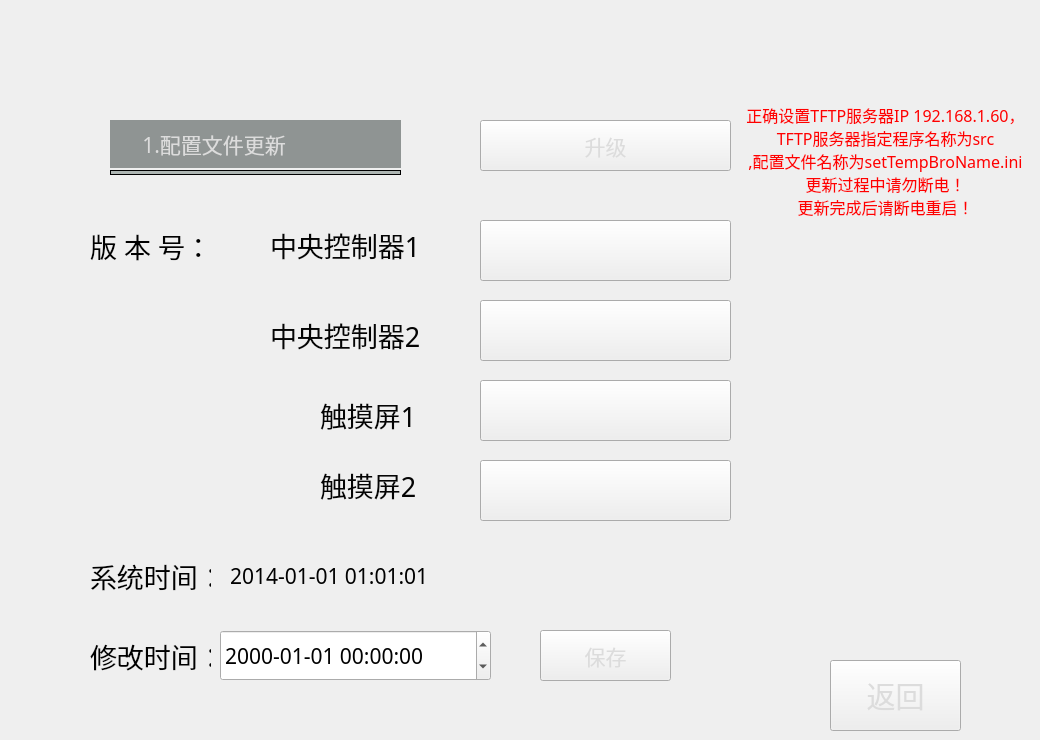
   <widget class="QWidget" name="tab_system_message">
    <property name="styleSheet">
     <string notr="true">QWidget#tab_system_message
{
	background-color: rgb(173, 181, 178);
}</string>
    </property>
    <attribute name="title">
     <string>页</string>
    </attribute>
    <widget class="QLabel" name="system_pisc">
     <property name="geometry">
      <rect>
       <x>270</x>
       <y>220</y>
       <width>171</width>
       <height>51</height>
      </rect>
     </property>
     <property name="font">
      <font>
       <family>黑体</family>
       <pointsize>20</pointsize>
       <weight>50</weight>
       <bold>false</bold>
      </font>
     </property>
     <property name="styleSheet">
      <string notr="true">
color: rgb(4, 4, 4);</string>
     </property>
     <property name="text">
      <string>&lt;html&gt;&lt;head/&gt;&lt;body&gt;&lt;p&gt;中央控制器1&lt;/p&gt;&lt;/body&gt;&lt;/html&gt;</string>
     </property>
    </widget>
    <widget class="QPushButton" name="pushButton_system_message_back">
     <property name="geometry">
      <rect>
       <x>830</x>
       <y>660</y>
       <width>131</width>
       <height>71</height>
      </rect>
     </property>
     <property name="font">
      <font>
       <family>黑体</family>
       <pointsize>22</pointsize>
       <weight>50</weight>
       <bold>false</bold>
      </font>
     </property>
     <property name="styleSheet">
      <string notr="true">QPushButton
{
	border-image: url(:/button_normal.png);
	color: rgb(220, 220, 220);
}

QPushButton::pressed
{
	color: rgb(220, 220, 220);
	border-image: url(:/yellow_square.png);
}</string>
     </property>
     <property name="text">
      <string>返回</string>
     </property>
    </widget>
    <widget class="QPushButton" name="lineEdit_system_pisc">
     <property name="geometry">
      <rect>
       <x>480</x>
       <y>220</y>
       <width>251</width>
       <height>61</height>
      </rect>
     </property>
     <property name="font">
      <font>
       <family>黑体</family>
       <pointsize>24</pointsize>
       <weight>50</weight>
       <bold>false</bold>
      </font>
     </property>
     <property name="styleSheet">
      <string notr="true">QPushButton
{
	border-image: url(:/button_normal.png);
	color: rgb(220, 220, 220);
}</string>
     </property>
     <property name="text">
      <string/>
     </property>
     <property name="flat">
      <bool>false</bool>
     </property>
    </widget>
    <widget class="QLabel" name="system_pisc_2">
     <property name="geometry">
      <rect>
       <x>270</x>
       <y>310</y>
       <width>171</width>
       <height>51</height>
      </rect>
     </property>
     <property name="font">
      <font>
       <family>黑体</family>
       <pointsize>20</pointsize>
       <weight>50</weight>
       <bold>false</bold>
      </font>
     </property>
     <property name="styleSheet">
      <string notr="true">
color: rgb(4, 4, 4);</string>
     </property>
     <property name="text">
      <string>&lt;html&gt;&lt;head/&gt;&lt;body&gt;&lt;p&gt;中央控制器2&lt;/p&gt;&lt;/body&gt;&lt;/html&gt;</string>
     </property>
    </widget>
    <widget class="QPushButton" name="lineEdit_system_pisc_2">
     <property name="geometry">
      <rect>
       <x>480</x>
       <y>300</y>
       <width>251</width>
       <height>61</height>
      </rect>
     </property>
     <property name="font">
      <font>
       <family>黑体</family>
       <pointsize>24</pointsize>
       <weight>50</weight>
       <bold>false</bold>
      </font>
     </property>
     <property name="styleSheet">
      <string notr="true">QPushButton
{
	border-image: url(:/button_normal.png);
	color: rgb(220, 220, 220);
}</string>
     </property>
     <property name="text">
      <string/>
     </property>
     <property name="flat">
      <bool>false</bool>
     </property>
    </widget>
    <widget class="QLabel" name="system_pisc_3">
     <property name="geometry">
      <rect>
       <x>320</x>
       <y>390</y>
       <width>111</width>
       <height>51</height>
      </rect>
     </property>
     <property name="font">
      <font>
       <family>黑体</family>
       <pointsize>20</pointsize>
       <weight>50</weight>
       <bold>false</bold>
      </font>
     </property>
     <property name="styleSheet">
      <string notr="true">
color: rgb(4, 4, 4);</string>
     </property>
     <property name="text">
      <string>&lt;html&gt;&lt;head/&gt;&lt;body&gt;&lt;p&gt;触摸屏1&lt;/p&gt;&lt;/body&gt;&lt;/html&gt;</string>
     </property>
    </widget>
    <widget class="QPushButton" name="lineEdit_system_pisc_3">
     <property name="geometry">
      <rect>
       <x>480</x>
       <y>380</y>
       <width>251</width>
       <height>61</height>
      </rect>
     </property>
     <property name="font">
      <font>
       <family>黑体</family>
       <pointsize>24</pointsize>
       <weight>50</weight>
       <bold>false</bold>
      </font>
     </property>
     <property name="styleSheet">
      <string notr="true">QPushButton
{
	border-image: url(:/button_normal.png);
	color: rgb(220, 220, 220);
}</string>
     </property>
     <property name="text">
      <string/>
     </property>
     <property name="flat">
      <bool>false</bool>
     </property>
    </widget>
    <widget class="QLabel" name="system_pisc_4">
     <property name="geometry">
      <rect>
       <x>320</x>
       <y>460</y>
       <width>121</width>
       <height>51</height>
      </rect>
     </property>
     <property name="font">
      <font>
       <family>黑体</family>
       <pointsize>20</pointsize>
       <weight>50</weight>
       <bold>false</bold>
      </font>
     </property>
     <property name="styleSheet">
      <string notr="true">
color: rgb(4, 4, 4);</string>
     </property>
     <property name="text">
      <string>&lt;html&gt;&lt;head/&gt;&lt;body&gt;&lt;p&gt;触摸屏2&lt;/p&gt;&lt;/body&gt;&lt;/html&gt;</string>
     </property>
    </widget>
    <widget class="QPushButton" name="lineEdit_system_pisc_4">
     <property name="geometry">
      <rect>
       <x>480</x>
       <y>460</y>
       <width>251</width>
       <height>61</height>
      </rect>
     </property>
     <property name="font">
      <font>
       <family>黑体</family>
       <pointsize>24</pointsize>
       <weight>50</weight>
       <bold>false</bold>
      </font>
     </property>
     <property name="styleSheet">
      <string notr="true">QPushButton
{
	border-image: url(:/button_normal.png);
	color: rgb(220, 220, 220);
}</string>
     </property>
     <property name="text">
      <string/>
     </property>
     <property name="flat">
      <bool>false</bool>
     </property>
    </widget>
    <widget class="QLabel" name="label_systime_title">
     <property name="geometry">
      <rect>
       <x>90</x>
       <y>560</y>
       <width>121</width>
       <height>31</height>
      </rect>
     </property>
     <property name="font">
      <font>
       <family>黑体</family>
       <pointsize>20</pointsize>
      </font>
     </property>
     <property name="styleSheet">
      <string notr="true"/>
     </property>
     <property name="text">
      <string>系统时间：</string>
     </property>
    </widget>
    <widget class="QLabel" name="label_systime_change">
     <property name="geometry">
      <rect>
       <x>90</x>
       <y>640</y>
       <width>121</width>
       <height>31</height>
      </rect>
     </property>
     <property name="font">
      <font>
       <family>黑体</family>
       <pointsize>20</pointsize>
      </font>
     </property>
     <property name="styleSheet">
      <string notr="true"/>
     </property>
     <property name="text">
      <string>修改时间：</string>
     </property>
    </widget>
    <widget class="QDateTimeEdit" name="dateTimeEdit">
     <property name="geometry">
      <rect>
       <x>220</x>
       <y>630</y>
       <width>271</width>
       <height>51</height>
      </rect>
     </property>
     <property name="font">
      <font>
       <family>宋体</family>
       <pointsize>16</pointsize>
      </font>
     </property>
     <property name="displayFormat">
      <string notr="true">yyyy-MM-dd HH:mm:ss</string>
     </property>
    </widget>
    <widget class="QLabel" name="label_systime_2">
     <property name="geometry">
      <rect>
       <x>230</x>
       <y>560</y>
       <width>221</width>
       <height>31</height>
      </rect>
     </property>
     <property name="font">
      <font>
       <family>黑体</family>
       <pointsize>16</pointsize>
      </font>
     </property>
     <property name="styleSheet">
      <string notr="true"/>
     </property>
     <property name="text">
      <string>2014-01-01 01:01:01</string>
     </property>
    </widget>
    <widget class="QPushButton" name="pushButton_set_datetime">
     <property name="geometry">
      <rect>
       <x>540</x>
       <y>630</y>
       <width>131</width>
       <height>51</height>
      </rect>
     </property>
     <property name="font">
      <font>
       <family>微软雅黑</family>
       <pointsize>16</pointsize>
      </font>
     </property>
     <property name="styleSheet">
      <string notr="true">QPushButton
{
	border-image: url(:/button_normal.png);
	color: rgb(220, 220, 220);
}

QPushButton::pressed
{
	color: rgb(220, 220, 220);
	border-image: url(:/yellow_square.png);
}</string>
     </property>
     <property name="text">
      <string>保存</string>
     </property>
    </widget>
    <widget class="QLabel" name="label_version_title">
     <property name="geometry">
      <rect>
       <x>90</x>
       <y>230</y>
       <width>121</width>
       <height>31</height>
      </rect>
     </property>
     <property name="font">
      <font>
       <family>黑体</family>
       <pointsize>20</pointsize>
      </font>
     </property>
     <property name="styleSheet">
      <string notr="true"/>
     </property>
     <property name="text">
      <string>版 本 号：</string>
     </property>
    </widget>
    <widget class="QPushButton" name="pushButton_into_update_file">
     <property name="geometry">
      <rect>
       <x>480</x>
       <y>120</y>
       <width>251</width>
       <height>51</height>
      </rect>
     </property>
     <property name="font">
      <font>
       <family>黑体</family>
       <pointsize>16</pointsize>
      </font>
     </property>
     <property name="styleSheet">
      <string notr="true">QPushButton
{
	border-image: url(:/button_normal.png);
	color: rgb(220, 220, 220);
}

QPushButton::pressed
{
	color: rgb(220, 220, 220);
	border-image: url(:/yellow_square.png);
}</string>
     </property>
     <property name="text">
      <string>升级</string>
     </property>
    </widget>
    <widget class="QProgressBar" name="progressBar_update">
     <property name="geometry">
      <rect>
       <x>110</x>
       <y>170</y>
       <width>291</width>
       <height>5</height>
      </rect>
     </property>
     <property name="styleSheet">
      <string notr="true">QProgressBar 
{ 
	border:1px solid black; 
	border-radius:3px;
    background-color: rgb(173, 181, 178);
}
QProgressBar::chunk
{
	background-color: rgb(0, 170, 0);
}</string>
     </property>
     <property name="value">
      <number>0</number>
     </property>
     <property name="textVisible">
      <bool>false</bool>
     </property>
    </widget>
    <widget class="QLabel" name="label_update_note">
     <property name="geometry">
      <rect>
       <x>740</x>
       <y>100</y>
       <width>291</width>
       <height>121</height>
      </rect>
     </property>
     <property name="font">
      <font>
       <family>黑体</family>
       <pointsize>12</pointsize>
      </font>
     </property>
     <property name="styleSheet">
      <string notr="true">color: rgb(255, 0, 0);</string>
     </property>
     <property name="text">
      <string>正确设置TFTP服务器IP 192.168.1.60，
TFTP服务器指定程序名称为src
,配置文件名称为setTempBroName.ini 
更新过程中请勿断电！
更新完成后请断电重启！</string>
     </property>
     <property name="alignment">
      <set>Qt::AlignCenter</set>
     </property>
    </widget>
    <widget class="QComboBox" name="comboBox_information">
     <property name="geometry">
      <rect>
       <x>110</x>
       <y>120</y>
       <width>291</width>
       <height>48</height>
      </rect>
     </property>
     <property name="font">
      <font>
       <family>黑体</family>
       <pointsize>16</pointsize>
      </font>
     </property>
     <property name="styleSheet">
      <string notr="true">
QScrollBar::vertical 
{
	border-radius: 0px; 
	border: 1px solid rgb(173, 181, 178);
	background: rgb(173, 181, 178);
	width: 32px;
	margin:1px 0 1px 0;
}
QScrollBar::handle:vertical 
{
	border-radius: 0px; 
	background: rgb(143, 148, 147);
	min-height: 40px;
}
QScrollBar::add-line:vertical 
{
	border: 1px solid rgb(173, 181, 178);
	background: rgb(173, 181, 178);
	height: 1px;
	subcontrol-position: bottom;
	subcontrol-origin: margin;
}
QScrollBar::sub-line:vertical 
{
	border: 1px solid  rgb(173, 181, 178);
	background: rgb(173, 181, 178);
	height: 1px;
	subcontrol-position: top;
	subcontrol-origin: margin;
}
QScrollBar::add-page:vertical {background: none;}
QScrollBar::sub-page:vertical {background: none;}

QComboBox{
 	border:0px solid;
	color: rgb(220, 220, 220);
	background-color: rgb(143, 148, 147);
}
QComboBox::drop-down{
	border: 0px;
}
QComboBox QAbstractItemView{
	background-color: rgb(143, 148, 147);
	selection-background-color: rgb(113, 116, 115);
	color: rgb(220, 220, 220);
	selection-color: rgb(220, 220, 220);
}








</string>
     </property>
     <property name="iconSize">
      <size>
       <width>1</width>
       <height>48</height>
      </size>
     </property>
     <property name="frame">
      <bool>false</bool>
     </property>
     <item>
      <property name="text">
       <string>     1.配置文件更新</string>
      </property>
     </item>
     <item>
      <property name="text">
       <string>     2.程序文件更新</string>
      </property>
     </item>
    </widget>
   </widget>
